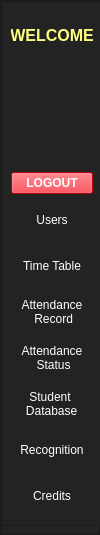
        <widget class="QFrame" name="frame_left_menu">
         <property name="enabled">
          <bool>true</bool>
         </property>
         <property name="minimumSize">
          <size>
           <width>100</width>
           <height>500</height>
          </size>
         </property>
         <property name="maximumSize">
          <size>
           <width>70</width>
           <height>16777215</height>
          </size>
         </property>
         <property name="styleSheet">
          <string notr="true">background-color: rgb(35, 35, 35);</string>
         </property>
         <property name="frameShape">
          <enum>QFrame::StyledPanel</enum>
         </property>
         <property name="frameShadow">
          <enum>QFrame::Raised</enum>
         </property>
         <widget class="QFrame" name="frame">
          <property name="geometry">
           <rect>
            <x>1</x>
            <y>1</y>
            <width>102</width>
            <height>525</height>
           </rect>
          </property>
          <property name="sizePolicy">
           <sizepolicy hsizetype="Preferred" vsizetype="Preferred">
            <horstretch>20</horstretch>
            <verstretch>0</verstretch>
           </sizepolicy>
          </property>
          <property name="minimumSize">
           <size>
            <width>0</width>
            <height>525</height>
           </size>
          </property>
          <property name="maximumSize">
           <size>
            <width>120</width>
            <height>16777215</height>
           </size>
          </property>
          <property name="frameShape">
           <enum>QFrame::StyledPanel</enum>
          </property>
          <property name="frameShadow">
           <enum>QFrame::Raised</enum>
          </property>
          <layout class="QVBoxLayout" name="verticalLayout_2">
           <item>
            <widget class="QLabel" name="Welcome_Title">
             <property name="font">
              <font>
               <pointsize>12</pointsize>
               <weight>75</weight>
               <bold>true</bold>
              </font>
             </property>
             <property name="styleSheet">
              <string notr="true">QLabel{
	color: rgb(255, 255, 127);
}</string>
             </property>
             <property name="text">
              <string>WELCOME</string>
             </property>
             <property name="alignment">
              <set>Qt::AlignCenter</set>
             </property>
            </widget>
           </item>
           <item>
            <widget class="QLabel" name="Name">
             <property name="styleSheet">
              <string notr="true">QLabel{
color : rgb(255, 255, 255)
}</string>
             </property>
             <property name="text">
              <string/>
             </property>
            </widget>
           </item>
           <item>
            <widget class="QLabel" name="AccountTypeLabel">
             <property name="styleSheet">
              <string notr="true">QLabel{
color: rgb(255, 255, 255);
}</string>
             </property>
             <property name="text">
              <string/>
             </property>
            </widget>
           </item>
           <item>
            <widget class="QPushButton" name="LogoutButton">
             <property name="font">
              <font>
               <weight>75</weight>
               <bold>true</bold>
              </font>
             </property>
             <property name="styleSheet">
              <string notr="true">QPushButton{
background-color: rgb(255, 0, 17);
color: rgb(255, 255, 255);
}</string>
             </property>
             <property name="text">
              <string>LOGOUT</string>
             </property>
            </widget>
           </item>
           <item>
            <widget class="QPushButton" name="Main_UsersButton">
             <property name="minimumSize">
              <size>
               <width>0</width>
               <height>40</height>
              </size>
             </property>
             <property name="styleSheet">
              <string notr="true">QPushButton {
	color: rgb(255, 255, 255);
	background-color: rgb(35, 35, 35);
	border: 0px solid;
}
QPushButton:hover {
	background-color: rgb(85, 170, 255);
}</string>
             </property>
             <property name="text">
              <string>Users</string>
             </property>
            </widget>
           </item>
           <item>
            <widget class="QPushButton" name="Main_TTButton">
             <property name="minimumSize">
              <size>
               <width>0</width>
               <height>40</height>
              </size>
             </property>
             <property name="styleSheet">
              <string notr="true">QPushButton {
	color: rgb(255, 255, 255);
	background-color: rgb(35, 35, 35);
	border: 0px solid;
}
QPushButton:hover {
	background-color: rgb(85, 170, 255);
}</string>
             </property>
             <property name="text">
              <string>Time Table</string>
             </property>
            </widget>
           </item>
           <item>
            <widget class="QPushButton" name="Main_AttendanceButton">
             <property name="minimumSize">
              <size>
               <width>0</width>
               <height>40</height>
              </size>
             </property>
             <property name="styleSheet">
              <string notr="true">QPushButton {
	color: rgb(255, 255, 255);
	background-color: rgb(35, 35, 35);
	border: 0px solid;
}
QPushButton:hover {
	background-color: rgb(85, 170, 255);
}</string>
             </property>
             <property name="text">
              <string>Attendance 
 Record</string>
             </property>
            </widget>
           </item>
           <item>
            <widget class="QPushButton" name="Main_AttendanceStatusButton">
             <property name="minimumSize">
              <size>
               <width>0</width>
               <height>40</height>
              </size>
             </property>
             <property name="styleSheet">
              <string notr="true">QPushButton {
	color: rgb(255, 255, 255);
	background-color: rgb(35, 35, 35);
	border: 0px solid;
}
QPushButton:hover {
	background-color: rgb(85, 170, 255);
}</string>
             </property>
             <property name="text">
              <string>Attendance 
 Status</string>
             </property>
            </widget>
           </item>
           <item>
            <widget class="QPushButton" name="Main_StdButton">
             <property name="minimumSize">
              <size>
               <width>78</width>
               <height>40</height>
              </size>
             </property>
             <property name="maximumSize">
              <size>
               <width>78</width>
               <height>16777215</height>
              </size>
             </property>
             <property name="styleSheet">
              <string notr="true">QPushButton {
	color: rgb(255, 255, 255);
	background-color: rgb(35, 35, 35);
	border: 0px solid;
}
QPushButton:hover {
	background-color: rgb(85, 170, 255);
}</string>
             </property>
             <property name="text">
              <string>Student
 Database</string>
             </property>
            </widget>
           </item>
           <item>
            <widget class="QPushButton" name="Main_RecognitionButton">
             <property name="minimumSize">
              <size>
               <width>0</width>
               <height>40</height>
              </size>
             </property>
             <property name="styleSheet">
              <string notr="true">QPushButton {
	color: rgb(255, 255, 255);
	background-color: rgb(35, 35, 35);
	border: 0px solid;
}
QPushButton:hover {
	background-color: rgb(85, 170, 255);
}</string>
             </property>
             <property name="text">
              <string>Recognition</string>
             </property>
            </widget>
           </item>
           <item>
            <widget class="QPushButton" name="Main_CreditsButton">
             <property name="minimumSize">
              <size>
               <width>0</width>
               <height>40</height>
              </size>
             </property>
             <property name="styleSheet">
              <string notr="true">QPushButton {
	color: rgb(255, 255, 255);
	background-color: rgb(35, 35, 35);
	border: 0px solid;
}
QPushButton:hover {
	background-color: rgb(85, 170, 255);
}</string>
             </property>
             <property name="text">
              <string>Credits</string>
             </property>
            </widget>
           </item>
          </layout>
         </widget>
        </widget>
